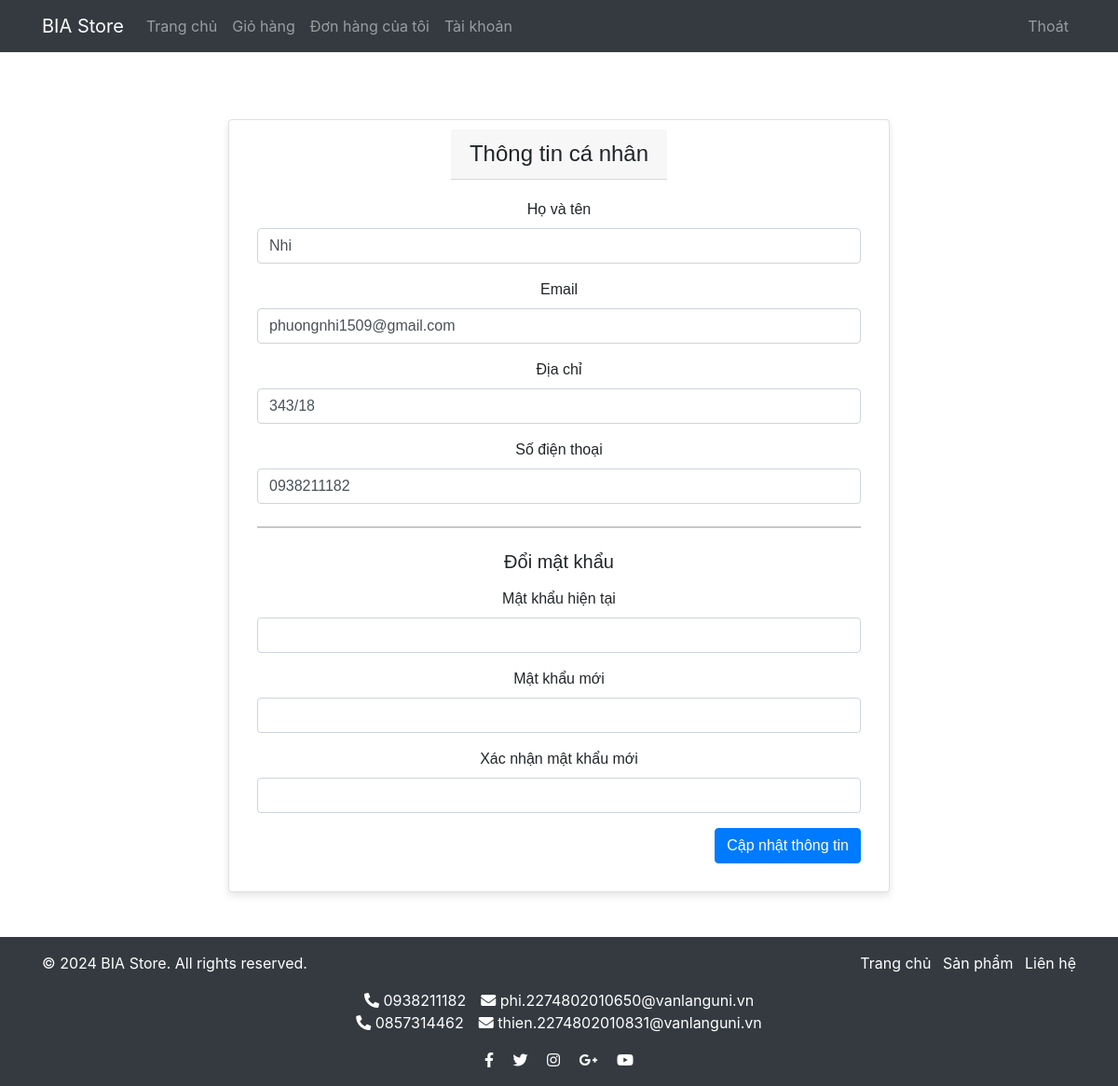
The page /profile (signed in) on the database its author committed.
### app.py (models this page shows)
class User(db.Model, UserMixin):
    id = db.Column(db.Integer, primary_key=True)
    username = db.Column(db.String(150), unique=True, nullable=False)
    email = db.Column(db.String(150), unique=True, nullable=False)
    password = db.Column(db.String(150), nullable=False)
    is_admin = db.Column(db.Boolean, default=False)
    full_name = db.Column(db.String(150))
    address = db.Column(db.String(500))
    phone = db.Column(db.String(20))
    created_at = db.Column(db.DateTime, default=datetime.utcnow)
    cart_items = db.relationship('CartItem', backref='user', lazy=True)
    orders = db.relationship('Order', backref='user', lazy=True)

### app.py (the view, shortened to what this page needs)
@app.route('/profile', methods=['GET', 'POST'])
@login_required
def profile():
    return render_template('profile.html')

### app.py (called while the page is built)
@login_manager.user_loader
def load_user(user_id):
    return User.query.get(int(user_id))

### templates/profile.html (shortened to what this page needs)
{% extends "base.html" %}
{% block content %}
<div class="container py-5">
    <div class="row justify-content-center">
        <div class="col-md-8">
            <div class="card">
                <div class="card-header">
                    <h4 class="mb-0">Thông tin cá nhân</h4>
                </div>
                <div class="card-body">
                    <form method="POST" action="{{ url_for('profile') }}">
                        <div class="mb-3">
                            <label for="full_name" class="form-label">Họ và tên</label>
                            <input type="text" class="form-control" id="full_name" name="full_name"
                                   value="{{ current_user.full_name }}" required>
                        </div>
                        <div class="mb-3">
                            <label for="email" class="form-label">Email</label>
                            <input type="email" class="form-control" id="email" name="email"
                                   value="{{ current_user.email }}" required>
                        </div>
                        <div class="mb-3">
                            <label for="address" class="form-label">Địa chỉ</label>
                            <input type="text" class="form-control" id="address" name="address"
                                   value="{{ current_user.address }}">
                        </div>
                        <div class="mb-3">
                            <label for="phone" class="form-label">Số điện thoại</label>
                            <input type="tel" class="form-control" id="phone" name="phone"
                                   value="{{ current_user.phone }}">
                        </div>
                        <hr class="my-4">
                        <h5 class="mb-3">Đổi mật khẩu</h5>
                        <div class="mb-3">
                            <label for="current_password" class="form-label">Mật khẩu hiện tại</label>
                            <input type="password" class="form-control" id="current_password" name="current_password">
                        </div>
                        <div class="mb-3"><label for="new_password" class="form-label">Mật khẩu mới</label>
                            <input type="password" class="form-control" id="new_password" name="new_password">
                        </div>
                        <div class="mb-3">
                            <label for="confirm_password" class="form-label">Xác nhận mật khẩu mới</label>
                            <input type="password" class="form-control" id="confirm_password" name="confirm_password">
                        </div>
                        <div class="text-end">
                            <button type="submit" class="btn btn-primary">Cập nhật thông tin</button>
                        </div>
                    </form>
                </div>
            </div>
        </div>
    </div>
</div>
{% endblock %}

### static/style.css (style rules this page uses)
.card { font-family: Arial, Helvetica, sans-serif; display: flex; flex-direction: column; align-items: center; justify-content: space-between; height: 100%; border: 1px solid #ddd; border-radius: 8px; box-shadow: 0 4px 8px rgba(0, 0, 0, 0.1); transition: transform 0.3s; overflow: hidden; padding: 10px; background-color: white; }
.card-body { flex-grow: 1; display: flex; flex-direction: column; justify-content: center; text-align: center; width: 100%; }

### rows shown on the page
User: full_name "Nhi", email "phuongnhi1509@gmail.com", address "343/18", phone "0938211182"
